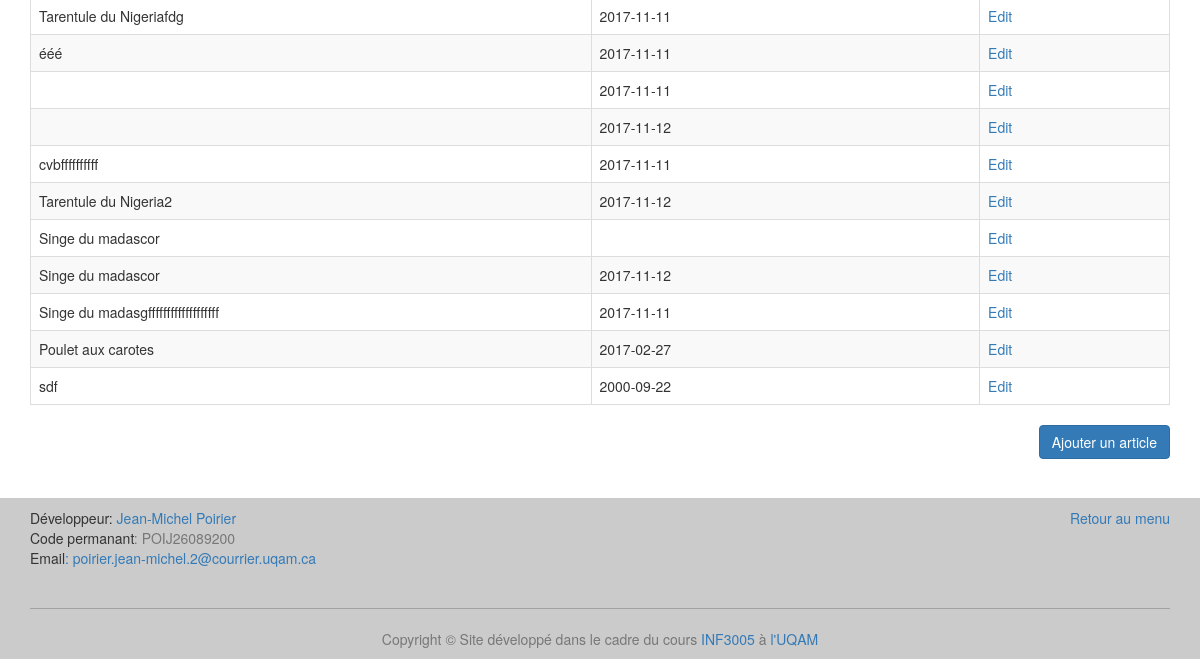
/admin (lower part), run on an earlier commit of the app's database.
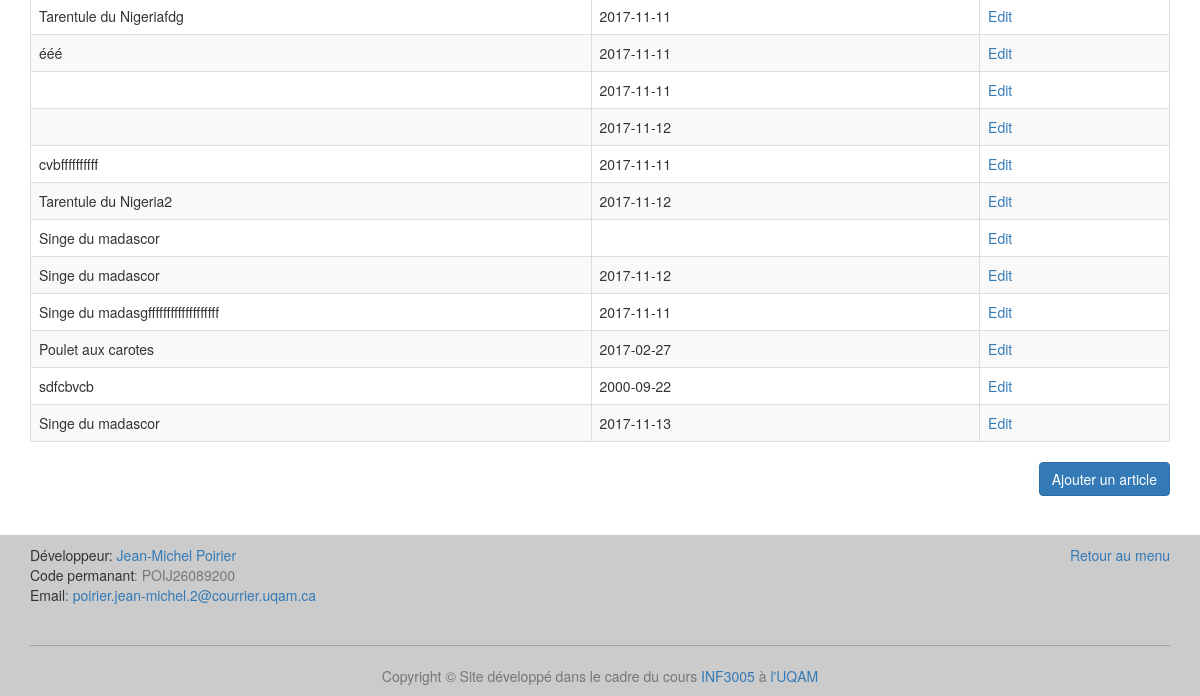
And on a later commit of the database.
### tables this page shows
CREATE TABLE article (
  id integer primary key,
  titre varchar(100),
  identifiant varchar(50),
  auteur varchar(100),
  date_publication text,
  paragraphe varchar(500)
);

### index.py (the view)
@app.route('/admin')
def admin_page():
    articles = get_db().get_all_articles()
    return render_template('admin.html', articles=articles)

### article.py (called while the page is built)
    def get_all_articles(self):
        cursor = self.get_connection_row().cursor()
        cursor.execute("SELECT titre, identifiant, date_publication "
                       "FROM article")
        article = cursor.fetchall()
        return article

### database.py (called while the page is built)
    def get_connection_row(self):
        if self.connection is None:
            self.connection = sqlite3.connect('db/db.db')
            self.connection.row_factory = sqlite3.Row
        return self.connection

    def disconnect(self):
        if self.connection is not None:
            self.connection.close()

### index.py (called while the page is built)
def get_db():
    db = getattr(g, '_database', None)
    if db is None:
        g._database = Article()
    return g._database

@app.teardown_appcontext
def close_connection(exception):
    db = getattr(g, '_database', None)
    if db is not None:
        db.disconnect()

### templates/admin.html (shortened to what this page needs)
{% extends "layout.html" %}
{% block content %}
    <table class="table table-striped table-bordered">
        {% for article in articles %}
            <tr>
                <td>{{ article["titre"] }}</td>
                <td>{{ article["date_publication"] }}</td>
                <td><a href="/admin-modifier/{{ article["identifiant"] }}">Edit</a></td>
            </tr>
        {% endfor %}
    </table>
    <div class="text-right">
        <a class="btn btn-primary" href="/admin-form">Ajouter un article</a>
    </div>
{% endblock %}

### templates/layout.html (shortened to what this page needs)
<!DOCTYPE html>
<html lang="fr">
<head>
    <link rel="stylesheet" type="text/css" href="/vendor/bootstrap/css/bootstrap.min.css">
    <link rel="stylesheet" type="text/css" href="/vendor/bootstrap/css/maclasse.css">
</head>
<body>
<div class="container container-padd">
    {% block content %}{% endblock %}
</div>
<footer class="footer">
    <div class="container">
        <div class="row">
            <div class="col-md-6 col-sm-12">
                <address>
                    <span class="souligner">Développeur</span>: <a href="mailto:poirier.jean-michel.2@courrier.uqam.ca">Jean-Michel Poirier</a>
                    <br>
                    <span class="souligner">Code permanant</span><span class="text-muted">: POIJ26089200</span>
                    <br>
                    <span class="souligner">Email</span><a href="mailto:poirier.jean-michel.2@courrier.uqam.ca">: poirier.jean-michel.2@courrier.uqam.ca</a>
                </address>
            </div>
            <div class="col-md-6 col-sm-12 text-right">
                <a href="#top">Retour au menu</a>
            </div>
        </div>
        <hr class="hrfooter">
        <div class="row">
            <div class="col-md-12 col-sm-12 text-center text-muted">
                Copyright &copy; Site développé dans le cadre du cours <a href="http://www.etudier.uqam.ca/cours?sigle=INF3005" target="_blank">INF3005</a> à <a href="http://www.uqam.ca/" target="_blank">l'UQAM</a>
            </div>
        </div>
    </div>
</footer>
</body>
</html>

What changed in the data, as far as the page shows it:
changed article: titre "sdf" → "sdfcbvcb"
added article: titre "Singe du madascor", date_publication "2017-11-13"
